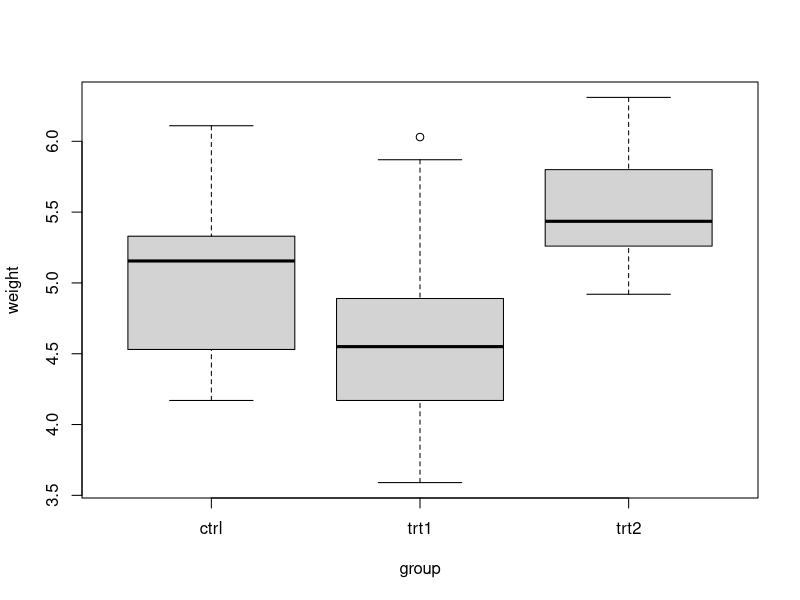
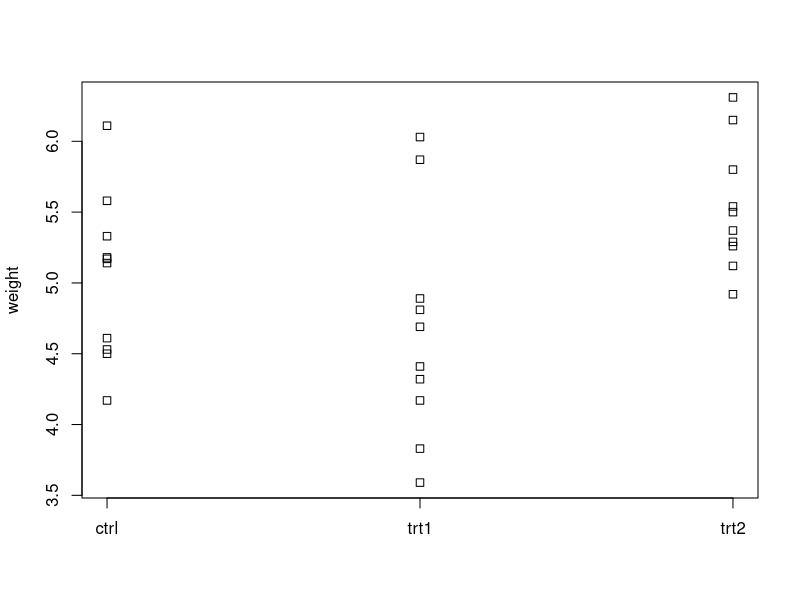
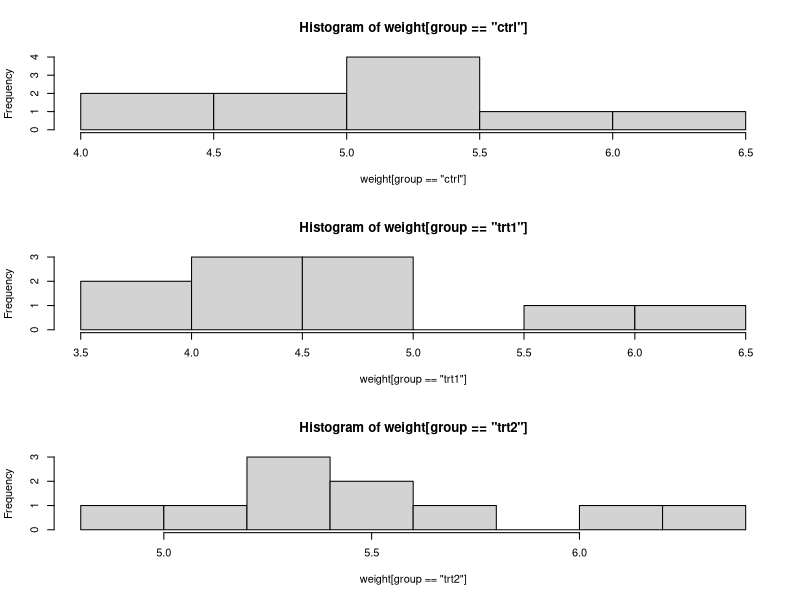

These charts were generated, in order, by the following R code:
## ---- chunk 1
coefint <- c(110,100,115,105,104)



t.test(coefint,mu=100)
t.test(coefint,mu=100,conf.level = 0.99)


## ---- chunk 2
library(MASS)
t.test(Pulse~Sex,data=survey)
t.test(Pulse~Sex,alternative="g",data=survey)
## ---- chunk 3
prob <- c(0.301,0.176,0.125,0.097,0.079,0.067,0.058,0.051,0.046)
freqs <- c(7, 13, 12,  9,  9, 13, 11, 10, 16)

chisq.test(freqs,p=prob)
## ---- chunk 4
data("PlantGrowth")
PlantGrowth
head(PlantGrowth)
attach(PlantGrowth)
str(PlantGrowth)
## ---- chunk 5
boxplot(weight ~ group)
stripchart(weight ~ group, vertical=TRUE)
## ---- chunk 6
par(mfrow=c(3,1))
hist(weight[group=="ctrl"])
hist(weight[group=="trt1"])
hist(weight[group=="trt2"])
## ---- chunk 7
oneway.test(weight ~ group) #son distintos
## ---- chunk 8
#entre las clases ctrl y trt1 njo se puede considerar que haya diferencia
PlantGrowth[group!="trt2",]
oneway.test(weight ~ group,data = PlantGrowth[group!="trt2",])
## ---- chunk 9
#entre las clases agrupadas ctrl+trt1 enfrentadas a trt2:
M <- PlantGrowth
M[M$group=="ctrl","group"] <- "trt1"
M
## ---- chunk 10
oneway.test(weight~group,M)
#se puede considerar que hay dos únicas clases
